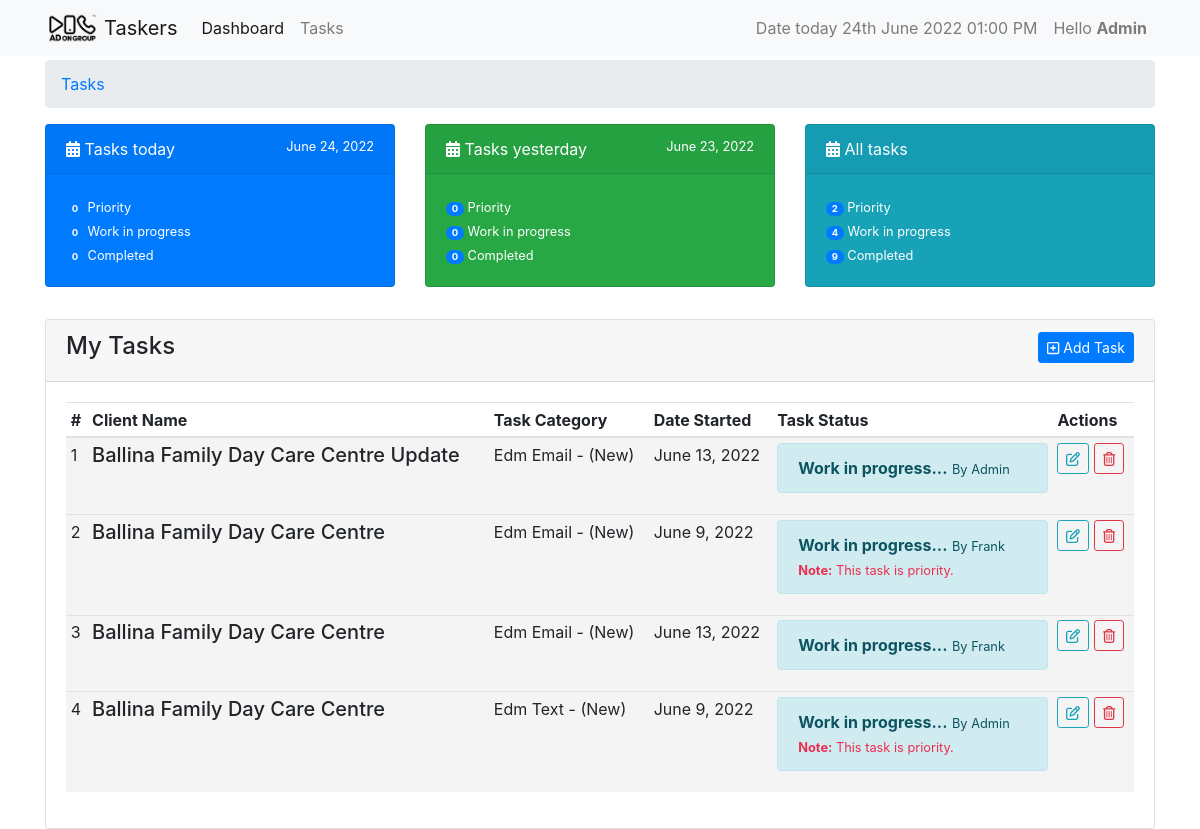
Before: /tasks/ (signed in) with the older database file.
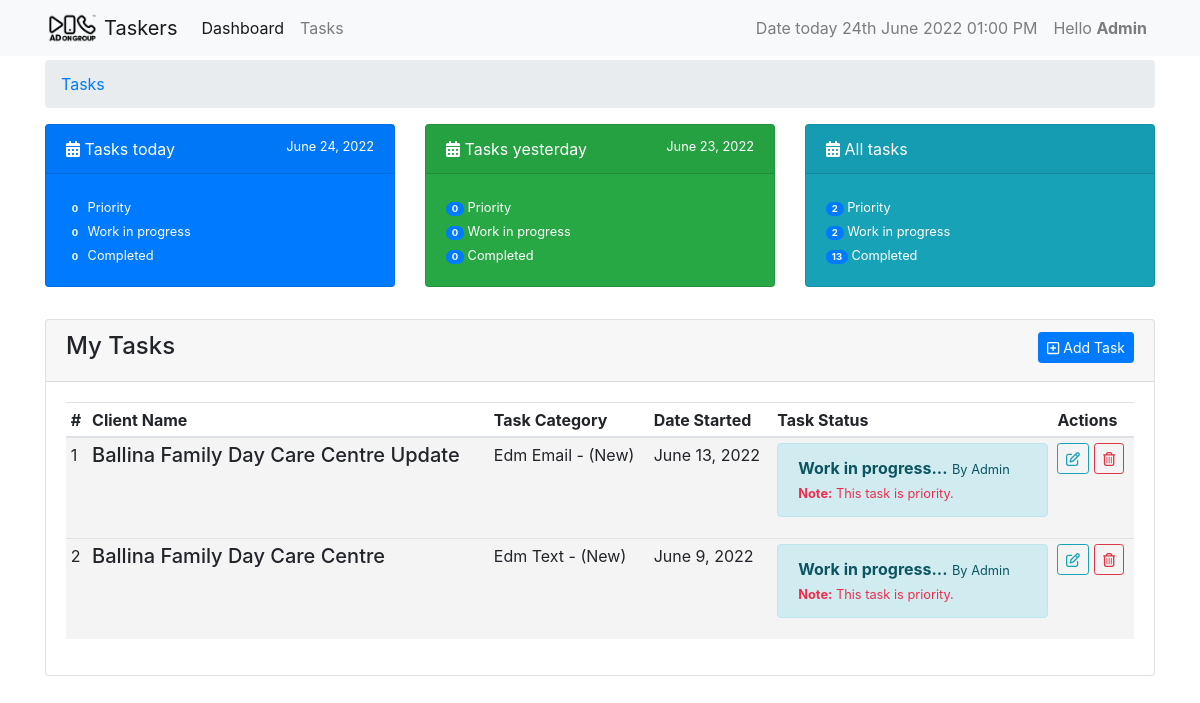
After: the same page with the newer database file.
### tasks/models.py (models this page shows, shortened)
class Task(models.Model):
    slug = models.SlugField(unique=True, null=True, blank=True)
    user = models.ForeignKey(settings.AUTH_USER_MODEL,
                             on_delete=models.CASCADE, verbose_name='designers')
    task_type = models.ForeignKey(
        TaskType, on_delete=models.CASCADE, default=1)
    task_category = models.ForeignKey(
        TaskCategory, on_delete=models.CASCADE, default=1)
    name = models.CharField(max_length=120, verbose_name="Client name")
    paradise_link = models.URLField(
        blank=True, null=True, verbose_name="task link")
    check_list_link = models.URLField(
        max_length=120, verbose_name='check list link', blank=True, null=True)
    is_priority = models.BooleanField(
        default=False, verbose_name="Is Priority?", help_text="Checked if task is priority.")
    is_done = models.BooleanField(default=False, verbose_name="Is done?",
                                  help_text="Note: Checked if you're done.")
    created = models.DateTimeField(auto_now_add=True)
    updated = models.DateTimeField(auto_now=True)
    class Meta:
        ordering = ['is_done', '-updated', '-created']

class BaseTime(models.Model):
    created = models.DateTimeField(auto_now_add=True)
    updated = models.DateTimeField(auto_now=True)

class TaskCategory(BaseTime, models.Model):
    name = models.CharField(max_length=120, unique=True)
    task_point = models.FloatField(default=0.0)
    class Meta:
        verbose_name_plural = "Task Categories"
    def __str__(self):
        return self.name

class TaskType(BaseTime, models.Model):
    name = models.CharField(max_length=60)
    task_point = models.FloatField(default=0.0)
    def __str__(self):
        return self.name

### tasks/views.py (the view, shortened to what this page needs)
# urls.py: path('', views.TaskListView.as_view(), name="userview"),
class TaskListView(View):
    form_class = TaskForm
    template_name = 'task_form_template.html'
    @method_decorator(login_required)
    def dispatch(self, *args, **kwargs):
        return super().dispatch(*args, **kwargs)
    def get(self, request, *args, **kwargs):
        today = timezone.now()
        yesterday = today - timezone.timedelta(days=1)
        if request.user.is_superuser:
            tasks = Task.objects.all().filter(is_done=False)
            priority_tasks_today = Task.objects.filter(updated__date=today.date()).filter(is_priority=True).filter(is_done=False)
            priority_tasks_yesterday = Task.objects.filter(updated__date=yesterday.date()).filter(is_priority=True).filter(is_done=False)
            priority_tasks = Task.objects.filter(is_done=False).filter(is_priority=True)
            wip_tasks_today = Task.objects.filter(updated__date=today.date()).filter(is_done=False)
            wip_tasks_yesterday = Task.objects.filter(updated__date=yesterday.date()).filter(is_done=False)
            wip_tasks = Task.objects.filter(is_done=False)
            completed_tasks_today = Task.objects.filter(updated__date=today.date()).filter(is_done=True)
            completed_tasks_yesterday = Task.objects.filter(updated__date=yesterday.date()).filter(is_done=True)
            completed_tasks = Task.objects.filter(is_done=True)
            form = AdminTaskForm(request.POST or None)
        context = {
                    'form': form,
                    'tasks': tasks,
                    'today': today,
                    'yesterday': yesterday,
                    'priority_tasks_today': priority_tasks_today,
                    'wip_tasks_today': wip_tasks_today,
                    'completed_tasks_today': completed_tasks_today,
                    'priority_tasks_yesterday': priority_tasks_yesterday,
                    'wip_tasks_yesterday': wip_tasks_yesterday,
                    'completed_tasks_yesterday': completed_tasks_yesterday,
                    'priority_tasks': priority_tasks,
                    'completed_tasks': completed_tasks,
                    'wip_tasks': wip_tasks
                }
        return render(request, self.template_name, context)

### tasks/templates/task_form_template.html (shortened to what this page needs)
{% extends 'base.html' %}
{% load crispy_forms_tags %}
{% block content %}
<nav aria-label="breadcrumb">
    <ol class="breadcrumb">
      <li class="breadcrumb-item"><a href="{% url 'taskers:userview' %}">Tasks</a></li>
    </ol>
</nav>
<div class="row mb-3">
    <div class="col-sm-4">
        <div class="card text-white bg-primary mb-3">
            <div class="card-header">
                <i class="fa fa-calendar-alt"></i> Tasks today <small class="float-right">{{ today|date }}</small>
            </div>
            <div class="card-body">
                <small><span class="badge badge-primary badge-pill">{{ priority_tasks_today.count }}</span> Priority</small> <br>
                <small><span class="badge badge-primary badge-pill">{{ wip_tasks_today.count }}</span> Work in progress</small> <br>
                <small><span class="badge badge-primary badge-pill">{{ completed_tasks_today.count }}</span> Completed</small> <br>
            </div>
        </div>
    </div>
    <div class="col-sm-4">
        <div class="card text-white bg-success mb-3">
            <div class="card-header">
                <i class="fa fa-calendar-alt"></i> Tasks yesterday <small class="float-right">{{ yesterday|date }}</small>
            </div>
            <div class="card-body">
                <small><span class="badge badge-primary badge-pill">{{ priority_tasks_yesterday.count }}</span> Priority</small> <br>
                <small><span class="badge badge-primary badge-pill">{{ wip_tasks_yesterday.count }}</span> Work in progress</small> <br>
                <small><span class="badge badge-primary badge-pill">{{ completed_tasks_yesterday.count }}</span> Completed</small> <br>
            </div>
        </div>
    </div>
    <div class="col-sm-4">
        <div class="card text-white bg-info mb-3">
            <div class="card-header">
                <i class="fa fa-calendar-alt"></i> All tasks
            </div>
            <div class="card-body">
                <small><span class="badge badge-primary badge-pill">{{ priority_tasks.count }}</span> Priority</small> <br>
                <small><span class="badge badge-primary badge-pill">{{ wip_tasks.count }}</span> Work in progress</small> <br>
                <small><span class="badge badge-primary badge-pill">{{ completed_tasks.count }}</span> Completed</small> <br>
            </div>
        </div>
    </div>
</div>
<div class="row">
    <div class="col-sm-12">
        <div class="card">
            <div class="card-header">
                <h4>
                    My Tasks
                    <small>
                        <button type="button" class="btn btn-primary btn-sm float-right" data-toggle="modal" data-target="#exampleModalCenter">
                            <i class="fa-regular fa-square-plus"></i> Add Task
                        </button>
                    </small>
                </h4>
            </div>
            <div class="card-body">
                <table class="table table-sm" id="tasks">
                    <thead>
                        <tr>
                            <th>#</th>
                            <th>Client Name</th>
                            <th>Task Category</th>
                            <th>Date Started</th>
                            <th>Task Status</th>
                            <th>Actions</th>
                        </tr>
                    </thead>
                    <tbody>
                        {% if request.user.is_superuser %}
                        {% for task in tasks %}
                        <tr {% if not task.is_done %} style="background-color: rgb(244, 244, 244);" {% endif %}>
                            <td>
                                {{ forloop.counter }}
                            </td>
                            <td>
                                <h5>{{ task.name|title }}</h5>
                            </td>
                            <td>
                                {{ task.task_category|title }} - ({{ task.task_type|title }})
                            </td>
                            <td>
                                {{ task.created|date }}
                            </td>
                            <td>
                                {% if task.is_done %}
                                <div class="alert alert-success">
                                    <div>
                                        <strong>Completed!</strong>
                                        <small>{{ task.updated|date }} | by {{task.user}}</small> <br>
                                        {% if task.is_priority %}
                                            <small style="color: rgb(237, 45, 77);"><strong>Note:</strong>  This task is priority.</small>
                                        {% endif %}
                                    </div>
                                </div>
                                {% else %}
                                <div class="alert alert-info">
                                    <div >
                                        <strong>Work in progress...</strong>
                                        <small>By {{task.user|title}}</small> <br>
                                        {% if task.is_priority %}
                                            <small style="color: rgb(237, 45, 77);"><strong>Note:</strong>  This task is priority.</small>
                                        {% endif %}
                                    </div>
                                </div>
                                {% endif %}
                            </td>
                            <td>
                                {% if not task.is_done %}
                                    <a href="{% url 'taskers:taskdetail' task.slug %}" class="btn btn-outline-info btn-sm"><i class="fa-regular fa-pen-to-square"></i></a>
                                    <a href="{% url 'taskers:taskdelete' task.slug %}" class="btn btn-outline-danger btn-sm"><i class="fa-regular fa-trash-can"></i></a>
                                {% else %}
                                    <a href="{% url 'taskers:taskdetail' task.slug %}" class="btn btn-outline-success btn-sm"><i class="fa-regular fa-rectangle-list"></i> Details</a>
                                {% endif %}
                            </td>
                        </tr>
                        {% endfor %}
                        {% endif %}
                    </tbody>
                </table>
            </div>
        </div>
    </div>
</div>
{% endblock %}

### templates/base.html (shortened to what this page needs)
{% load static %}
{% load l10n %}
<!doctype html>
<html lang="en">
    <head>
        <link rel="stylesheet" href="https://cdn.jsdelivr.net/npm/bootstrap@4.0.0/dist/css/bootstrap.min.css">
        <link rel="stylesheet" type="text/css" href="https://cdn.datatables.net/v/bs5/jq-3.6.0/jszip-2.5.0/dt-1.11.3/af-2.3.7/b-2.0.1/b-html5-2.0.1/b-print-2.0.1/r-2.2.9/datatables.min.css"/>
        <link href="https://cdnjs.cloudflare.com/ajax/libs/font-awesome/6.1.1/css/all.min.css" rel="stylesheet" />
        <link rel="stylesheet" href="{% static 'style.css' %}">
    </head>
    <body>
        {% if request.user.is_anonymous %}
            {% block login %}
            {% endblock %}
        {% else %}
        {% include 'includes/header.html' %}
        <div class="container mt-1">
            {% block content %}
            {% endblock %}
        </div>
        {% endif %}
    </body>
</html>

### templates/includes/header.html (shortened to what this page needs)
{% load static %}
{% load tz %}
<nav class="navbar navbar-expand-lg navbar-light bg-light">
    <div class="container">
        <a class="navbar-brand" href="{% url 'taskers:userview' %}">
            <img src="{% static 'img/AOG-logo_black.png' %}" width="auto" height="30" class="d-inline-block align-top" alt="">
            Taskers
        </a>
        <div class="collapse navbar-collapse" id="navbarSupportedContent">
        <ul class="navbar-nav mr-auto">
            <li class="nav-item active">
                <a class="nav-link" href="{% url 'dashboards:dashboard' %}">Dashboard</a>
            </li>
            <li class="nav-item">
                <a class="nav-link" href="{% url 'taskers:userview' %}">Tasks <span class="sr-only">(current)</span></a>
            </li>
        </ul>
        <ul class="navbar-nav float-left">
            <li class="nav-item">
                <a class="nav-link" href="#">
                    {% timezone  "Asia/Manila" %}
                        Date today {% now "jS F Y h:i A" %}
                    {% endtimezone  %}
                </a>
            </li>
            <li class="nav-item">
                <a class="nav-link" href="#">Hello <strong>{{ request.user.get_username|title }}</strong></a>
            </li>
        </ul>
        </div>
    </div>
</nav>

Changed rows visible on the page:
no longer on this page (row edited): Task: name "Ballina Family Day Care Centre", task_category "Edm Email", task_type "New", created "June 9, 2022", user "Frank", shows "Note:", is_priority "This task is priority.", is_done False (drawn)
no longer on this page (row edited): Task: name "Ballina Family Day Care Centre", task_category "Edm Email", task_type "New", created "June 13, 2022", user "Frank", is_done False (drawn)
changed Task "Ballina Family Day Care Centre Update": now shows "Note: This task is priority."
Other visible differences:
{{ wip_tasks.count }}: "4" → "2"
{{ completed_tasks.count }}: "9" → "13"
